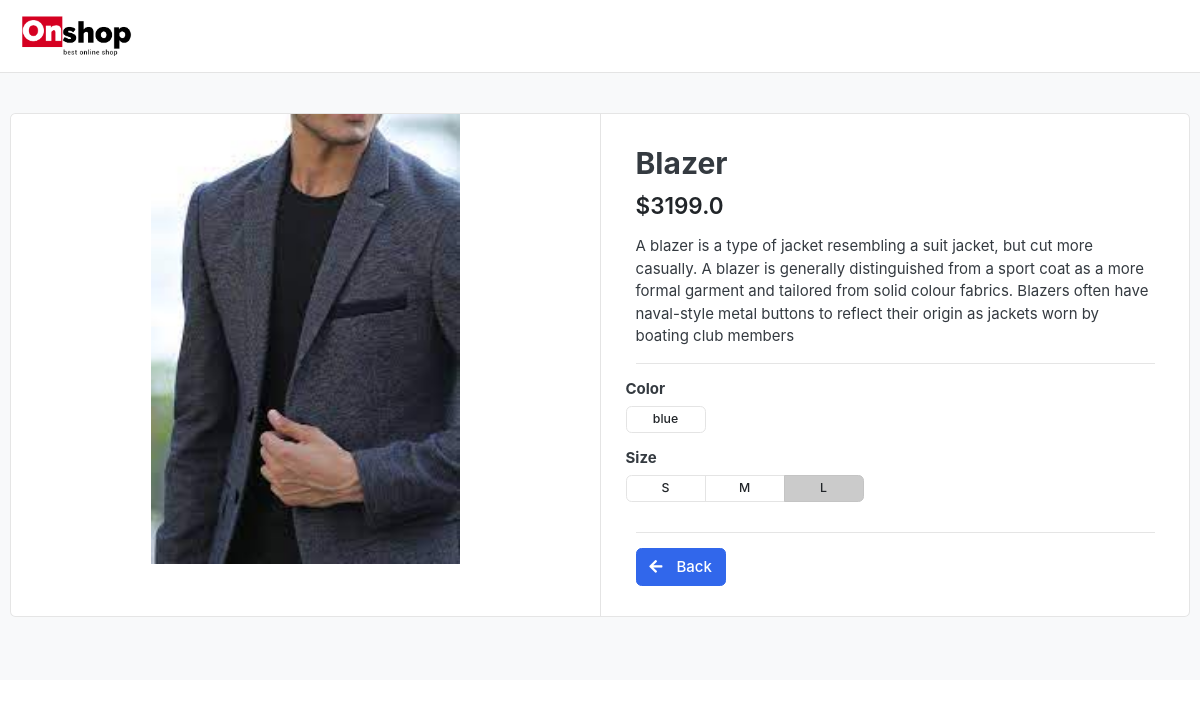
The app's page /product/2 with its own data.
### app/models.py (models this page shows)
class Product(models.Model):
    category = models.ForeignKey(Category, on_delete=models.CASCADE)
    product_name = models.CharField(max_length=40, unique=True)
    product_image = models.ImageField(upload_to="uploads/%y/%m/%d")
    color = models.CharField(max_length=40)
    price = models.FloatField(blank = True)
    description = models.TextField(max_length=1000)
    size_S = models.BooleanField(default=False)
    size_M = models.BooleanField(default=False)
    size_L = models.BooleanField(default=False)
    created_at =  models.DateTimeField(auto_now_add=True)
    updated_at = models.DateTimeField(auto_now=True)

### app/views.py (the view)
# urls.py: path("product/<int:id>", product_details, name='product_details'),
def product_details(request, id):
    products = Product.objects.get(id=id)
    print('========================.>>>>>', products)
    context = {
        "products": products
    }
    return render(request, "product-detail.html", context)

### templates/product-detail.html
{% extends './base/base.html' %}
{% load static %}
{% block content %}
<section class="section-content padding-y bg">
<div class="container">
<div class="card">
	<div class="row no-gutters">
		<aside class="col-md-6">
<article class="gallery-wrap">
	<div class="img-big-wrap">
	   <a href="#"><img src="{{ products.product_image.url }}"></a>
	</div>
</article>
		</aside>
		<main class="col-md-6 border-left">
<article class="content-body">
<h2 class="title">{{ products.product_name }}</h2>
<div class="mb-3">
	<var class="price h4">${{ products.price }}</var>
</div>
<p>{{ products.description }}</p>
<hr>
	<div class="row">
		<div class="item-option-select">
			<h6>Color</h6>
			<div class="btn-group btn-group-sm btn-group-toggle" data-toggle="buttons">
			  <label class="btn btn-light">
			    <input type="radio" name="radio_color" disabled> {{ products.color }}
			  </label>
			</div>
		</div>
	</div>
	<div class="row">
		<div class="item-option-select">
			<h6>Size</h6>
			<div class="btn-group btn-group-sm btn-group-toggle" data-toggle="buttons">
				{% if products.size_S %}
				<label class="btn btn-light active ">
				{% else %}
				<label class="btn btn-light ">
				{% endif %}
			    <input type="checkbox" name="radio_color" disabled> S
			  </label>
			  {% if products.size_M %}
				<label class="btn btn-light active ">
				{% else %}
				<label class="btn btn-light ">
				{% endif %}
			    <input type="checkbox" name="radio_color" disabled> M
			  </label>
			  {% if products.size_L %}
				<label class="btn btn-light active ">
				{% else %}
				<label class="btn btn-light ">
				{% endif %}
			    <input type="checkbox" name="radio_color" disabled> L
			  </label>
			</div>
		</div>
	</div>
	<hr>
	<a class="btn  btn-primary" onclick="history.back()" style="color: white;"><i class="fa fa-arrow-left"></i> <span class="text">Back </span></a>
</article>
		</main>
	</div>
</div>
<br>
</div>
</section>
</body>
</html>
{% endblock %}

### onshop/static/css/ui.css (style rules this page uses)
html { font-family: "Inter", sans-serif; font-size: 15px; }
.content-body { flex: 1 1 auto; padding: 2rem 2.3rem; }
.padding-y { padding-top: 40px; padding-bottom: 40px; }
var { font-style: normal; }
article:after, .form-group:after { display: block; clear: both; content: ""; }
.bg { background-color: #f8f9fa; }
.btn-light { background-color: #fff; border-color: #e4e4e4; }
.btn i + .text { margin-left: 10px; }
.price { font-weight: 600; color: #212529; }
.gallery-wrap .img-big-wrap { margin-bottom: 10px; border-radius: 0.37rem; overflow: hidden; background-color: #fff; }
.gallery-wrap .img-big-wrap a { text-align: center; display: block; }
.gallery-wrap .img-big-wrap img { height: 450px; width: auto; display: inline-block; }
.item-option-select { margin-bottom: 1rem; display: inline-block; margin-right: 15px; }
.item-option-select .btn { min-width: 80px; }

### records on screen
Product: product_image (picture), product_name "Blazer", price "3199.0", description "A blazer is a type of jacket resembling a suit jacket, but cut more casually. A blazer is generally distinguished from a sport coat as a more formal garment and tailored from solid colour fabrics. Blazers often have naval-style metal buttons to reflect their origin as jackets worn by boating club members", color "blue"
